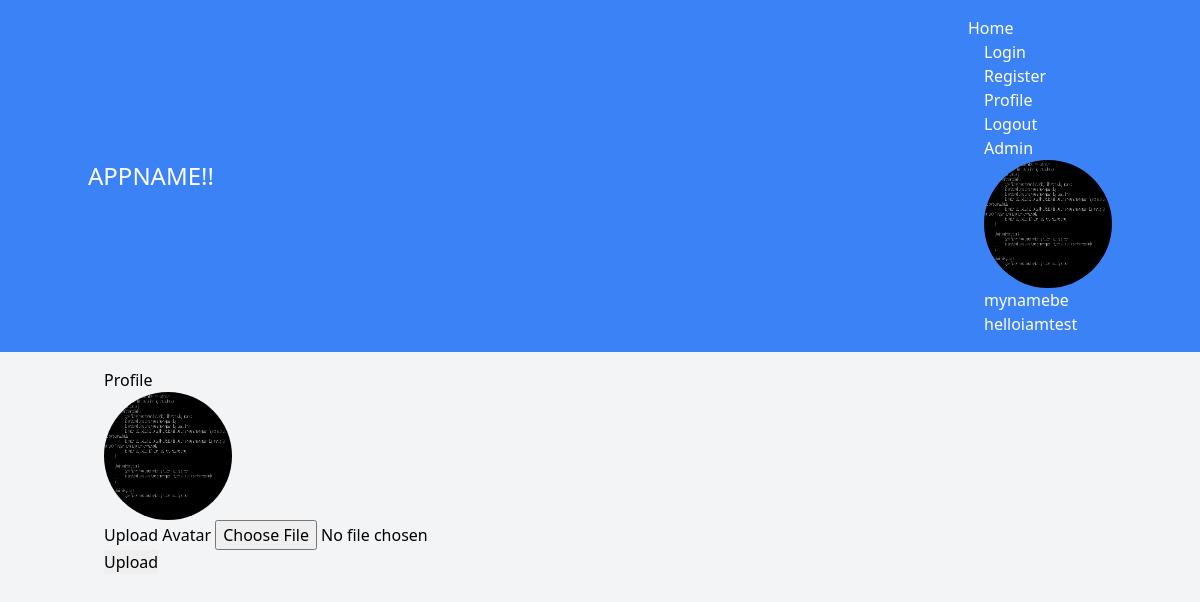
The app's page /profile (signed in), older data.
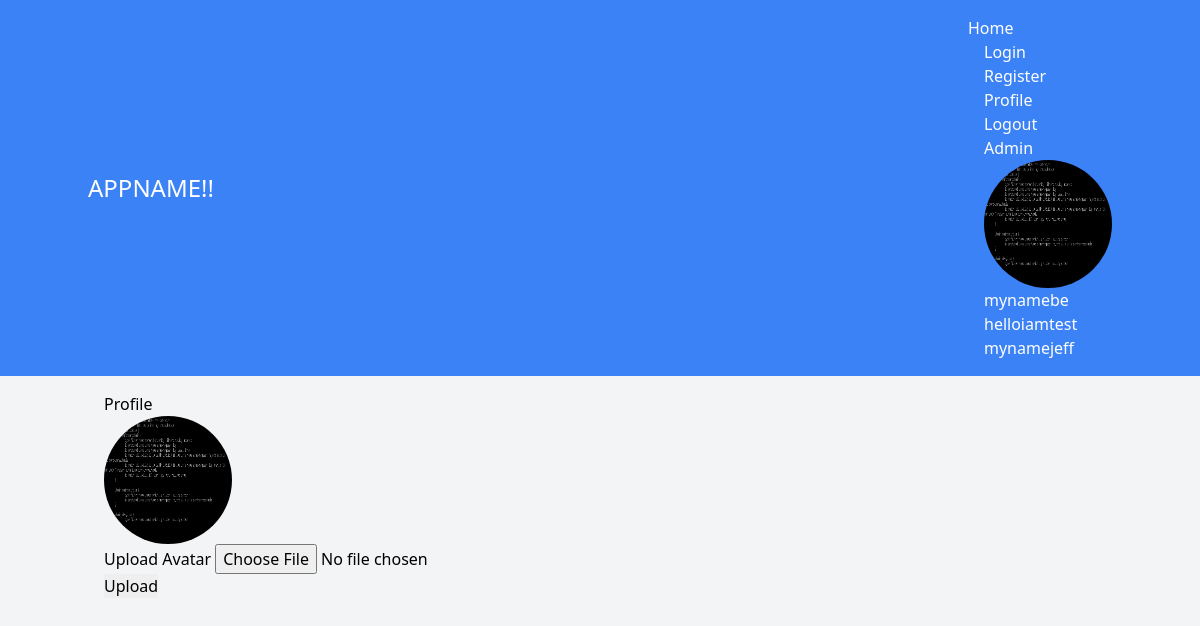
The same page, newer data.
### app.py (models this page shows)
class User(db.Model):
    __tablename__ = 'user'  # Explicitly set the table name
    id = db.Column(db.Integer, primary_key=True)
    username = db.Column(db.String(80), unique=True, nullable=False)
    password = db.Column(db.String(120), nullable=False)
    is_admin = db.Column(db.Boolean, default=False)
    is_enabled = db.Column(db.Boolean, default=True)
    profile_picture = db.Column(db.String(255), default='default.jpg')

### app.py (the view, shortened to what this page needs)
@app.route('/profile', methods=['GET', 'POST'])
def profile():
    if 'username' in session:
        username = session['username']
        user = User.query.filter_by(username=username).first()
        return render_template('profile.html', user=user)
    else:
        return redirect(url_for('login'))

### app.py (called while the page is built)
@app.before_request
def load_user():
    g.user = None
    if 'username' in session:
        user = User.query.filter_by(username=session['username']).first()
        users = User.query.all()  # Get all users
        if user:
            g.user = {
                'username': user.username,
                'is_admin': user.is_admin,
                'profile_picture': user.profile_picture,
                'users': users
            }

### templates/profile.html (shortened to what this page needs)
{% extends "base.html" %}
{% block content %}
<h1>Profile</h1>
{% if user %}
<img src="{{ url_for('static', filename='uploads/' + user.profile_picture) }}" alt="Profile Picture"
    class="h-32 w-32 rounded-full">
{% else %}
<img src="{{ url_for('static', filename='default.jpg') }}" alt="Profile Picture" class="h-32 w-32 rounded-full">
{% endif %}
<form method="POST" enctype="multipart/form-data">
    <label for="file">Upload Avatar</label>
    <input type="file" name="file" accept="image/*"><br>
    <input type="submit" value="Upload">
</form>
{% endblock %}

### templates/base.html (shortened to what this page needs)
<!DOCTYPE html>
<html lang="en">
<head>
    <link rel="stylesheet" href="https://cdn.jsdelivr.net/npm/tailwindcss@2.2.19/dist/tailwind.min.css"
>
</head>
<body class="bg-gray-100">
    <header class="bg-blue-500 text-white p-4">
        <nav class="container mx-auto flex justify-between items-center">
            <h1 class="text-2xl">APPNAME!!</h1>
            <ul class="space-x-4">
                <li><a href="{{ url_for('home') }}">Home</a></li>
                <li><a href="{{ url_for('login') }}">Login</a></li>
                <li><a href="{{ url_for('register') }}">Register</a></li>
                {% if 'username' in session %}
                <li><a href="{{ url_for('profile') }}">Profile</a></li>
                <li><a href="/logout">Logout</a></li>
                <li><a href="/admin">Admin</a></li>
                <li>
                    <img src="{{ url_for('static', filename='uploads/' + g.user.profile_picture) }}"
                        alt="Profile Picture" class="h-32 w-32 rounded-full">
                </li>
                <li>
                    <ul>
                        {% for user in g.user.users %}
                        <li>{{ user.username }}</li>
                        {% endfor %}
                    </ul>
                </li>
                {% endif %}
            </ul>
        </nav>
    </header>
    <main class="container mx-auto p-4">
        {% block content %}{% endblock %}
    </main>
</body>
</html>

Row changes from the older to the newer data that the page shows:
added User: username "mynamejeff"
